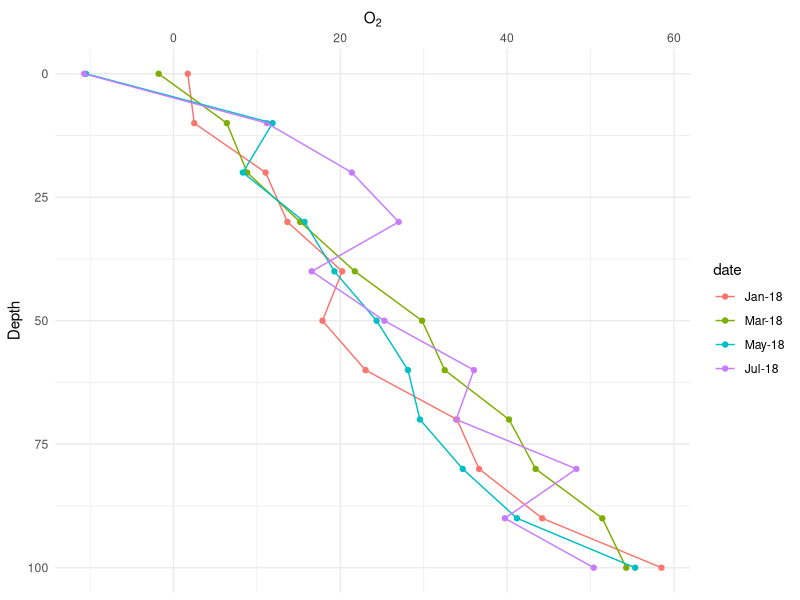

Recreate this plot in R.
## ---- chunk 1
library(ggplot2)
library(data.table)
## ---- chunk 2

depths <- c(0, seq(10,100, by=10))
dates <- c("Jan-18", "Mar-18", "May-18", "Jul-18")
x <- expand.grid(date=dates, depth=depths)
n <- nrow(x)
head(x)
X <- model.matrix(formula(~date + depth), data=x)
head(X)
beta <- c(0,1,2,3,0.5)
y <- X%*%beta + rnorm(n, sd=5)
fake_data <- data.frame(O2=y, x)
head(fake_data)
## ---- chunk 3
gg <- ggplot(data=fake_data, aes(x=depth, y=O2, group=date, color=date)) +
  geom_point() +
  geom_line() +
  coord_flip() +
  # coord_flip does not make the y-axis the x-axis but the horizontal axis. 
  # so still need to refer to "y" to modify O2
  # specify position="right" to flip the y axis to the top after coord_flip
  scale_y_continuous(position = "right") +
  # reverse the depth axis, which makes it go down instead of up
  scale_x_reverse() +
  xlab("Depth") +
  ylab(expression(O[2])) +
  theme_minimal() +
  NULL
gg

